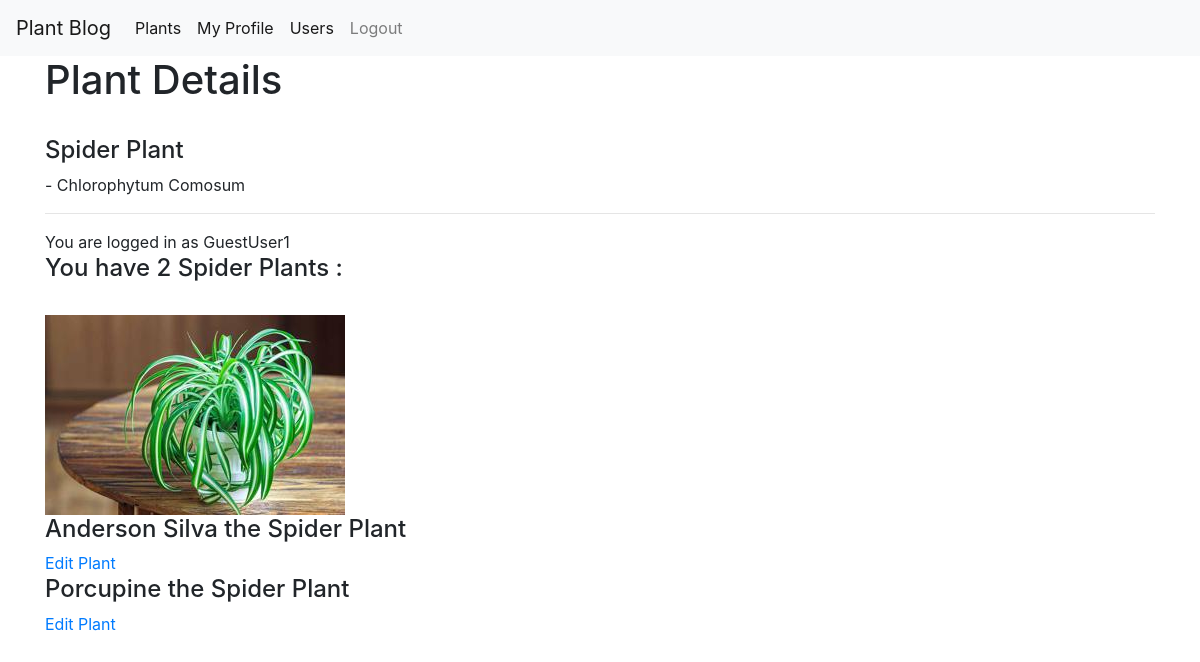
Page /plants/details/1 (signed in) on the committed database.
### plants/models.py (models this page shows, shortened)
class Plant(models.Model):
  name = models.CharField(max_length=80)
  bionominal = models.CharField(max_length=80)
  description = models.TextField()
  sun_pref_choices = [
      ('1', "High"),
      ('2', "Med/High"),
      ('3', "Med"),
      ('4', "Med/Low"),
      ('5', "Low"),
      ('6', "Any")]
  sun_pref = models.CharField(max_length=10, choices=sun_pref_choices)
  water_freq = models.IntegerField()
  fertilizer_freq = models.IntegerField()

### profiles/models.py (models this page shows, shortened)
class UserPlant(models.Model):
  user = models.ForeignKey(User, on_delete=models.CASCADE)
  plant = models.ForeignKey('plants.Plant', on_delete=models.CASCADE)
  nickname = models.CharField(max_length=25, default='')
  userplant_image = models.ImageField(upload_to='userplant_images/', blank=True)

### plants/views.py (the view)
# urls.py: path('details/<int:pk>', views.DetailView.as_view(), name='detail'),
class DetailView(generic.DetailView):
  model = Plant
  template_name='plants/detail.html'
  context_object_name = 'plant'
  def get_context_data(self, *args, **kwargs):
    context = super().get_context_data(**kwargs)
    user = self.request.user
    context['user'] = user
    context['user_plants'] = UserPlant.objects.filter(user=user).filter(plant=self.kwargs['pk'])
    return context

### plants/templates/plants/detail.html
{% extends "base.html" %}
{% block content %}
  <h1> Plant Details </h1> <br>
    <h4> {{ plant.name }} </h4> - {{ plant.bionominal }}
    <hr>
  {% if user.is_authenticated %}
    You are logged in as {{ user }}
  {% endif %}
  <h4> You have {{user_plants.count}} {{ plant.name}}s : </h4><br>
        {% for plant in user_plants %}
            {% if plant.userplant_image %}
              <div class="media">
                <img src="{{ plant.userplant_image.url }}">
              </div>
            {% endif %}
          <h4> {{ plant.nickname }} the {{ plant.plant.name }} </h4>
          <a href="{% url 'profiles:userplant_update' pk=plant.id %}">Edit Plant</a>
        {% endfor %}
  <br>
{% endblock %}

### static/main.css (style rules this page uses)
h2, h3, h4, h5, h6 { color: green; }
body { background: green; color: green; margin-top: 5rem; }

### rows in the picture
Plant: name "Spider Plant", bionominal "Chlorophytum Comosum"
UserPlant: userplant_image (picture), nickname "Anderson Silva", plant.name "Spider Plant"
UserPlant: nickname "Porcupine", plant.name "Spider Plant"

### other values in the picture
{{ user }} "GuestUser1"
{{ user_plants.count }} "2"
